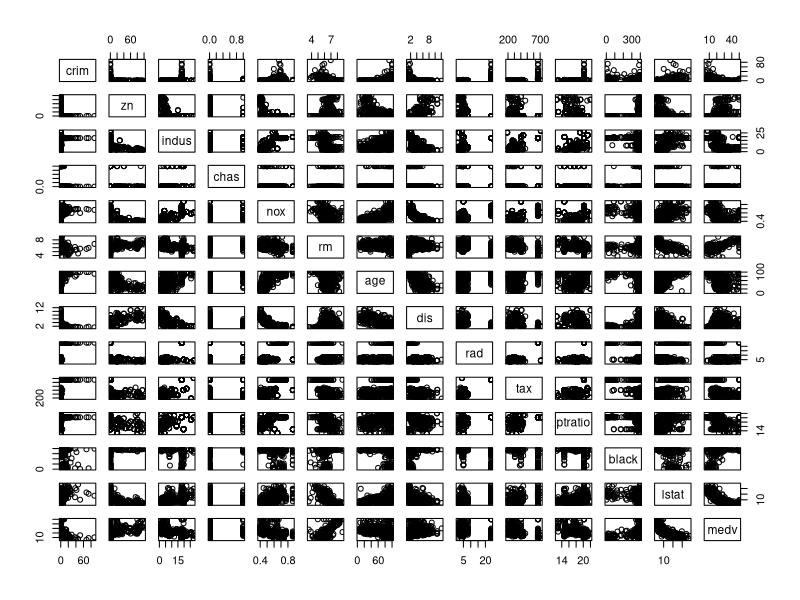
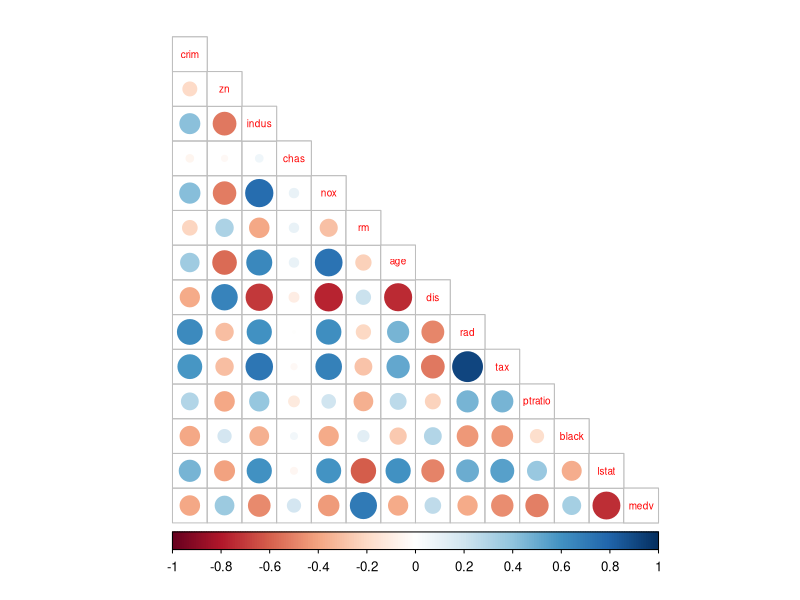
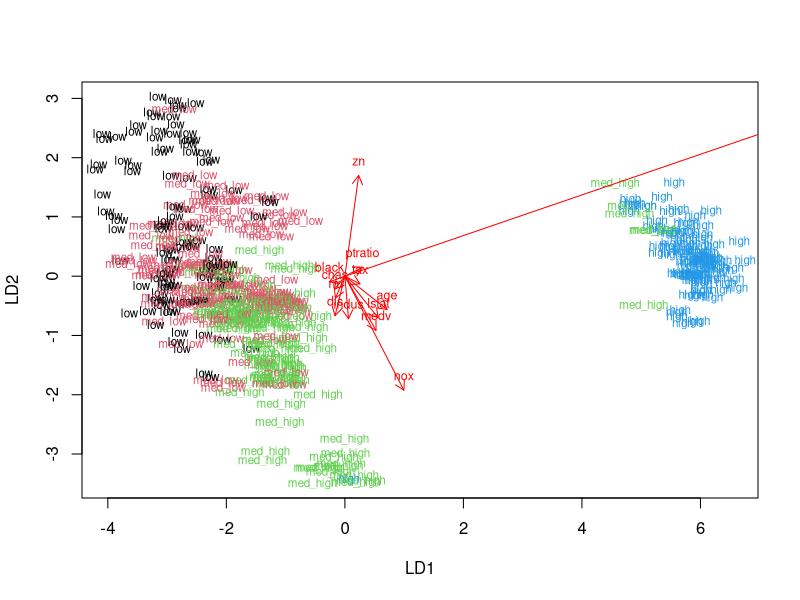
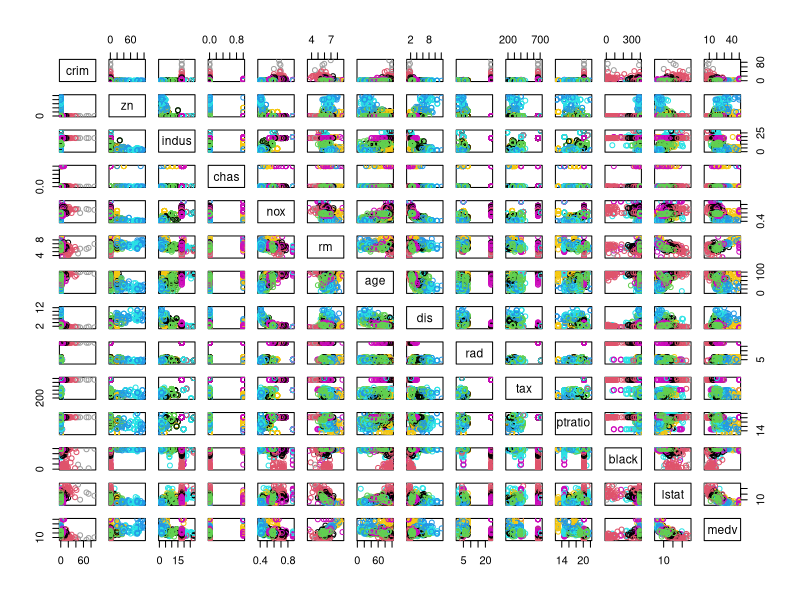
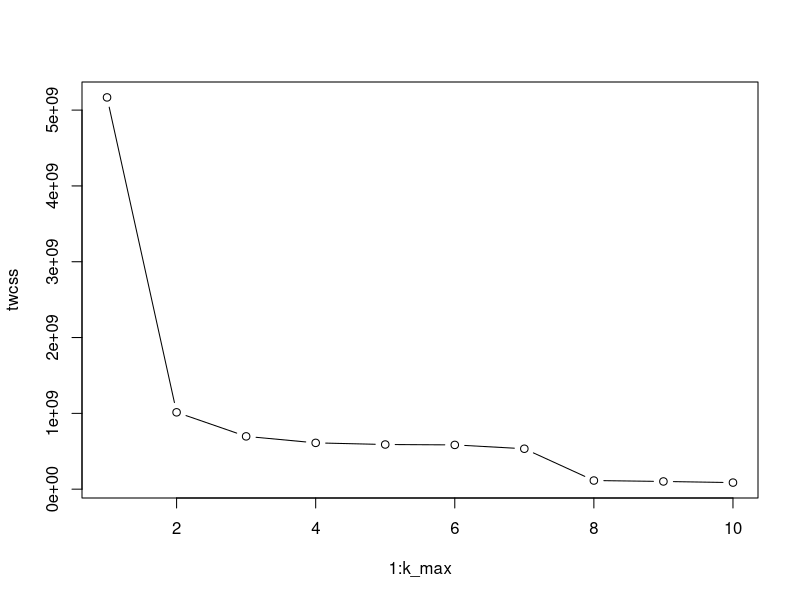
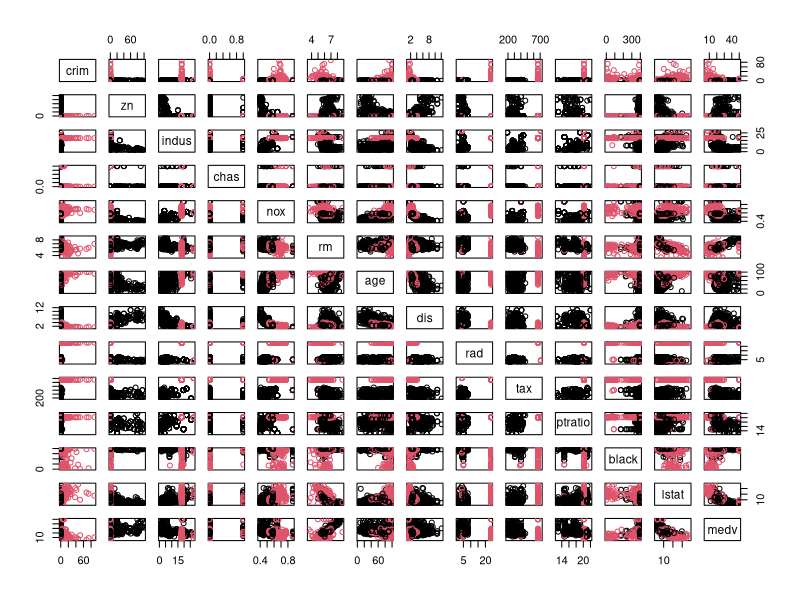

R code for these plots, in order:
## ---- chunk 1
library("tidyverse")
library("ggplot2")
library("dplyr")
library("MASS")
library("corrplot")
data("Boston")
Palette <- c("#555555", "#009E73", "#56B4E9", "#E69F00", "#F0E442", "#0072B2", "#D55E00", "#CC79A7")
## ---- chunk 2
str(Boston)
pairs(Boston)

cor_matrix<-cor(Boston) %>% round(digits = 2)
cor_matrix

corrplot(cor_matrix, method="circle", type="lower", cl.pos = "b", tl.pos = "d", tl.cex = 0.6)
## ---- chunk 3
# center and standardize variables
boston_scaled <- scale(Boston)

# summaries of the scaled variables
summary(boston_scaled)
## ---- chunk 4
# change the object to data frame
boston_scaled <- as.data.frame(boston_scaled)
# class of the boston_scaled object
class(boston_scaled)

# save the scaled crim as scaled_crim
scaled_crim <- boston_scaled$crim

# summary of the scaled_crim
summary(scaled_crim)

# create a quantile vector of crim and print it
bins <- quantile(scaled_crim)
bins

crime <- cut(scaled_crim, breaks = bins, include.lowest = TRUE, label = c("low", "med_low", "med_high", "high"))

# look at the table of the new factor crime
table(crime)

# remove original crim from the dataset
boston_scaled <- dplyr::select(boston_scaled, -crim)

# add the new categorical value to scaled data
boston_scaled <- data.frame(boston_scaled, crime)
## ---- chunk 5
# number of rows in the Boston dataset 
n <- nrow(boston_scaled)
n
# choose randomly 80% of the rows
ind <- sample(n,  size = n * 0.8)
ind
# create train set
train <- boston_scaled[ind,]

# create test set 
test <- boston_scaled[-ind,]
test

# save the correct classes from test data
correct_classes <- test$crime

# linear discriminant analysis
lda.fit <- lda(crime ~ ., data = train)

# print the lda.fit object
lda.fit

# the function for lda biplot arrows
lda.arrows <- function(x, myscale = 1, arrow_heads = 0.1, color = "red", tex = 0.75, choices = c(1,2)){
  heads <- coef(x)
  arrows(x0 = 0, y0 = 0, 
         x1 = myscale * heads[,choices[1]], 
         y1 = myscale * heads[,choices[2]], col=color, length = arrow_heads)
  text(myscale * heads[,choices], labels = row.names(heads), 
       cex = tex, col=color, pos=3)
}

# target classes as numeric
classes <- as.numeric(train$crime)

# plot the lda results
plot(lda.fit, dimen = 2, col = classes, pch = classes)
lda.arrows(lda.fit, myscale = 2.5)

lda.pred <- predict(lda.fit, newdata = test)

# cross tabulate the results
table(correct = correct_classes, predicted = lda.pred$class)
correct_classes
## ---- chunk 6
data(Boston)
Bostonscaled <- scale(Boston)
# euclidean distance matrix
dist_eu <- dist(Bostonscaled)

# look at the summary of the distances
summary(dist_eu)
# manhattan distance matrix
dist_man <- dist(Bostonscaled, method = "manhattan")

# look at the summary of the distances
summary(dist_man)

# k-means clustering
km <-kmeans(dist_eu, centers = 15 )

# plot the Boston dataset with clusters
pairs(Boston, col = km$cluster)

## ---- chunk 7
# MASS, ggplot2 and Boston dataset are available
set.seed(123)

# euclidean distance matrix
dist_eu <- dist(Boston)

# determine the number of clusters
k_max <- 10

# calculate the total within sum of squares
twcss <- sapply(1:k_max, function(k){kmeans(dist_eu, k)$tot.withinss})

# visualize the results
plot(1:k_max, twcss, type='b')

# k-means clustering
km <-kmeans(dist_eu, centers = 2)

# plot the Boston dataset with clusters
pairs(Boston, col = km$cluster)
